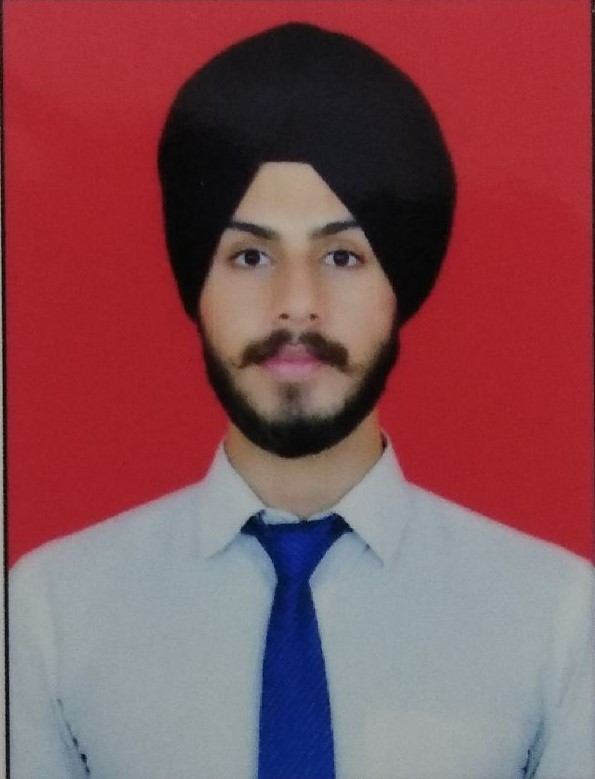
#> input picture Image to Sketch/1.jpg, 595 x 779 px
$ python 'Image to sketch.py'
#> lines starting #> are read from the running program, lines starting #| are printed output that depends on the picture
import numpy as np
import cv2
import imageio
import scipy.ndimage

img = "1.jpg"


def rgb2gray(rgb):
    return np.dot(rgb[..., :3], [0.2989, 0.5870, 0.1140])
    # it is 2 dimensional array formula to convert image to gray


def dodge(front, back):
    final_sketch = front*255/(255 - back)
    # if image is greater than 255 which i don't think is possible but still if it is there will convert it to 255
    final_sketch[final_sketch > 255] = 255
    # to convert any suitable existing column to categorical type we will use aspect function
    # and uint8 is for 8-bit signed integer
    return final_sketch.astype('uint8')


ss = imageio.imread(img)  # to read the given image
#> ss is the input picture: shape (779, 595, 3); mean R, G, B 133.4, 79.6, 86.5
gray = rgb2gray(ss)  # first we will make image black and white that means gray scale
#> in rgb2gray, `return np.dot(rgb[..., :3], [0.2989, 0.5870, 0.1140])`:
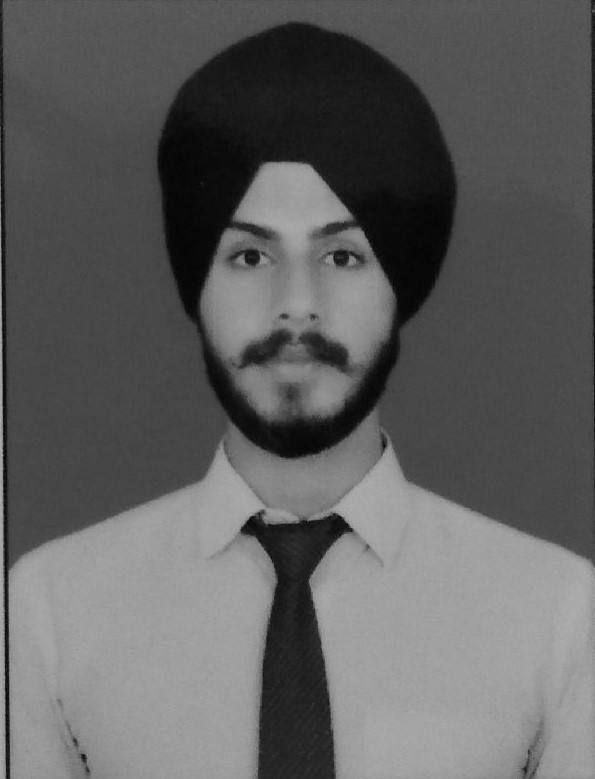
#> returned value: shape (779, 595) float64; min 2.39, max 177.2, mean 96.5

i = 255 - gray  # 0,0,0 is for darkest color and 255,255,255 is for brightest color which is probably white color
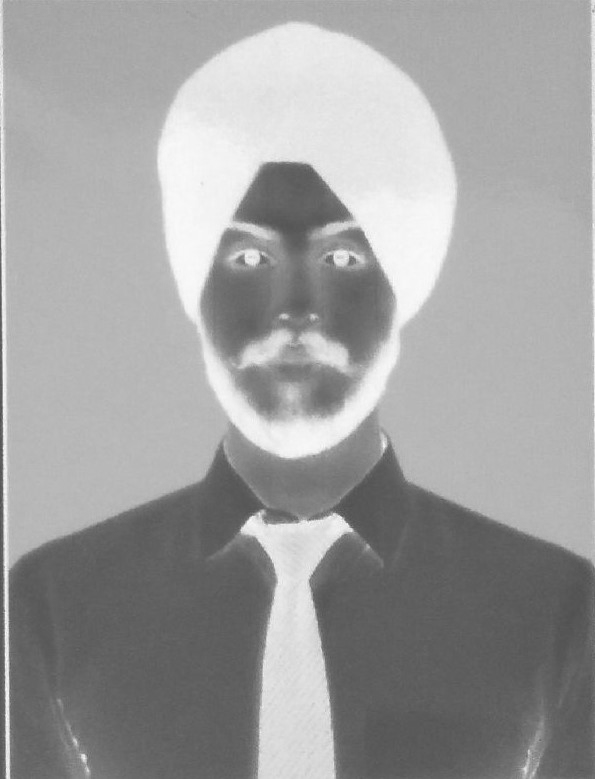
#> i: shape (779, 595) float64; min 77.85, max 252.6, mean 158.5

# to convert it into blur image
blur = scipy.ndimage.filters.gaussian_filter(i, sigma=15)
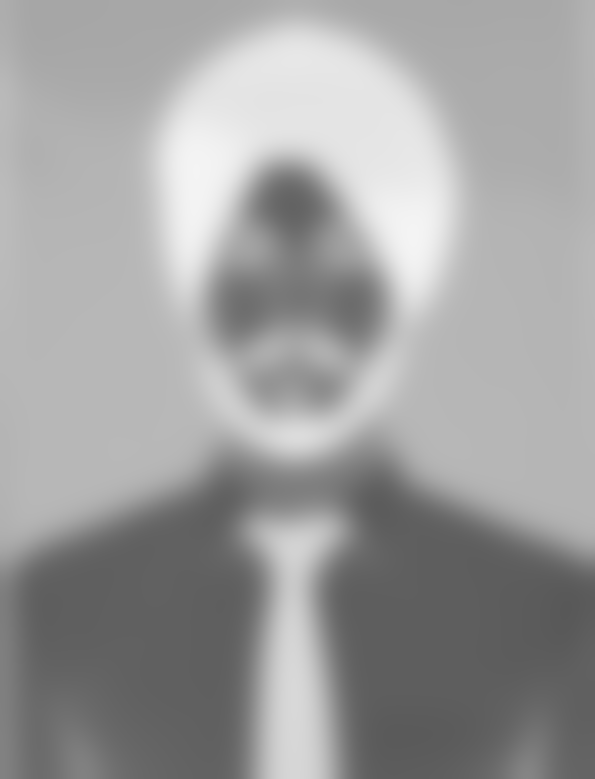
#> blur: shape (779, 595) float64; min 88.76, max 244.4, mean 158.5
# sigma is the intensity of blurness of image
r = dodge(blur, gray)  # this function will convert our image to sketch by taking two parameter as blur and gray
#> in dodge, `final_sketch = front*255/(255 - back)`:
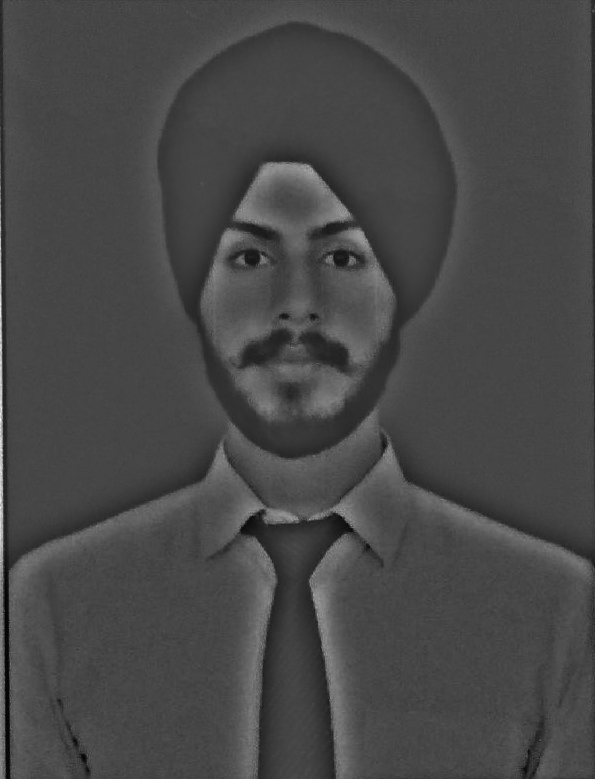
#> final_sketch: shape (779, 595) float64; min 126.1, max 593.3, mean 259; drawn with min black and max white
#> in dodge, `final_sketch[final_sketch > 255] = 255`:
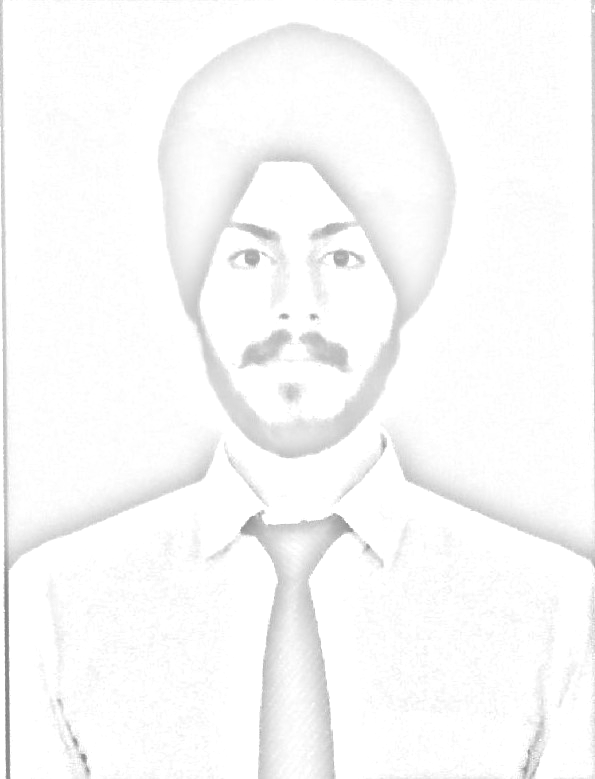
#> final_sketch: shape (779, 595) float64; min 126.1, max 255, mean 249.6

cv2.imwrite('Trial.png', r)
